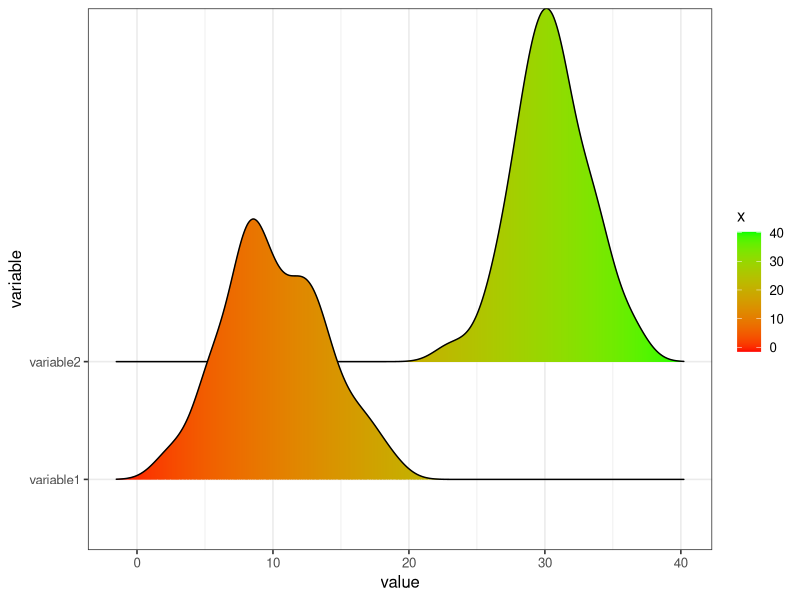
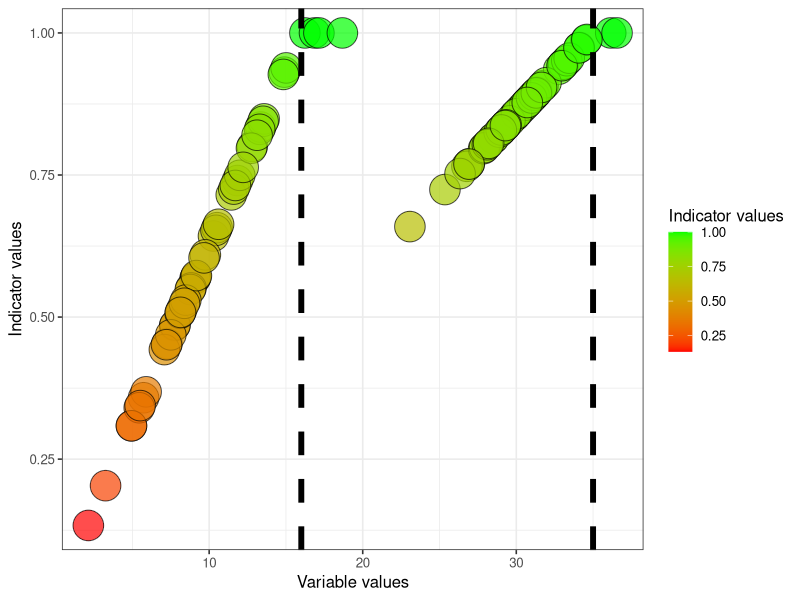
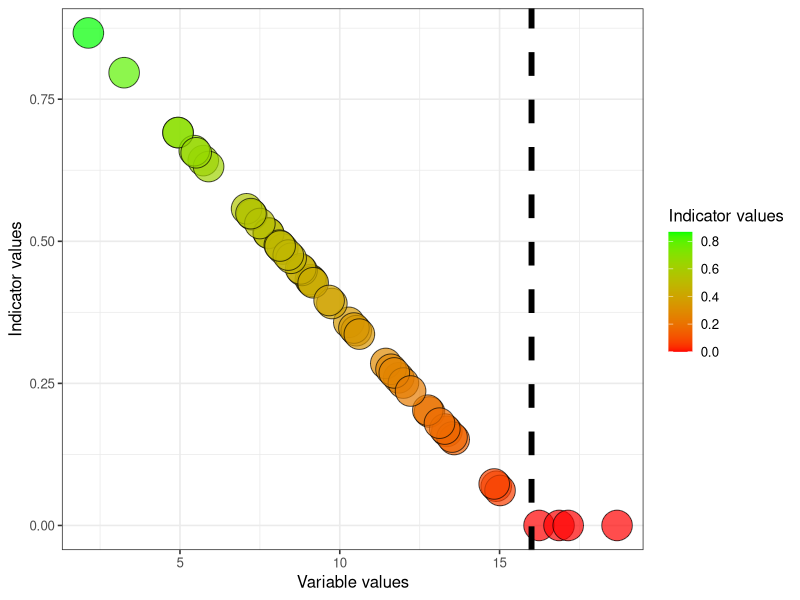
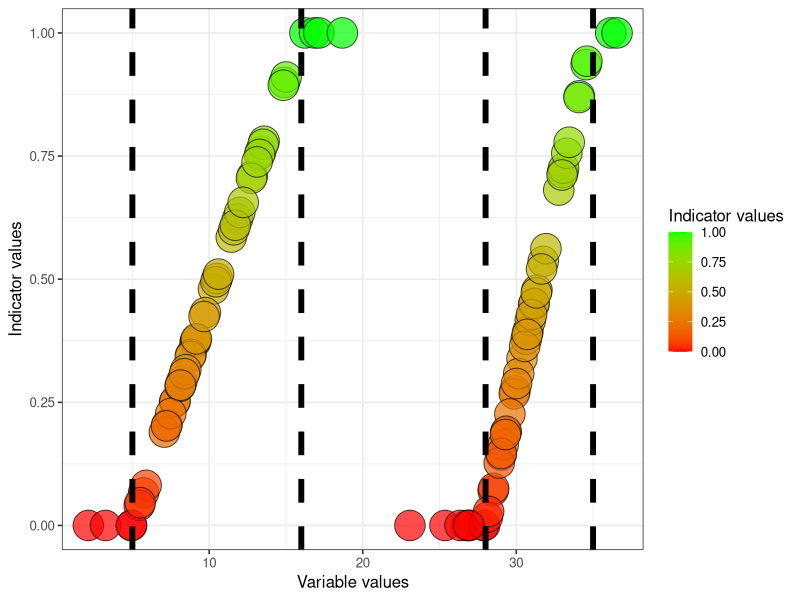
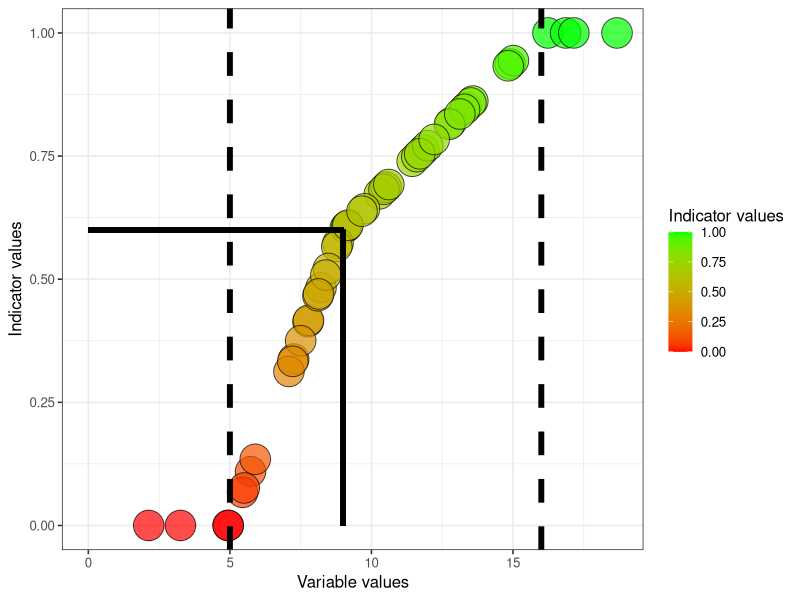
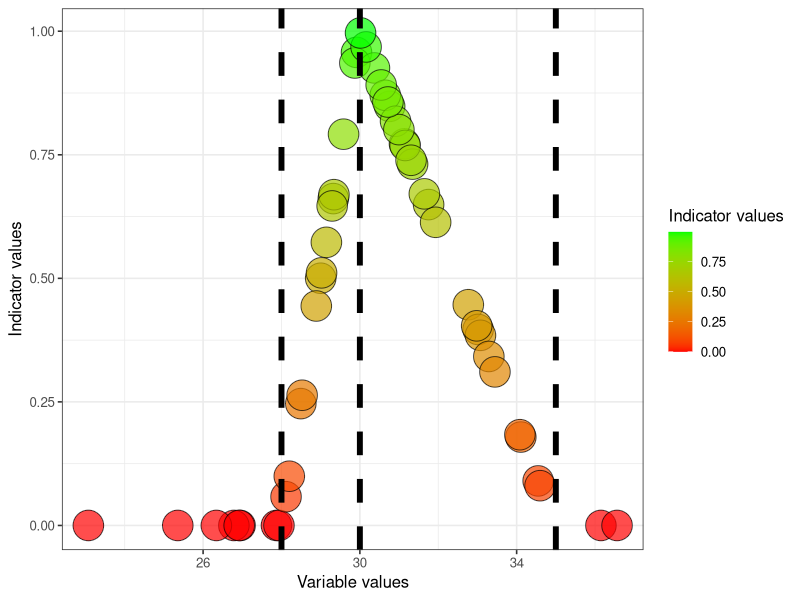
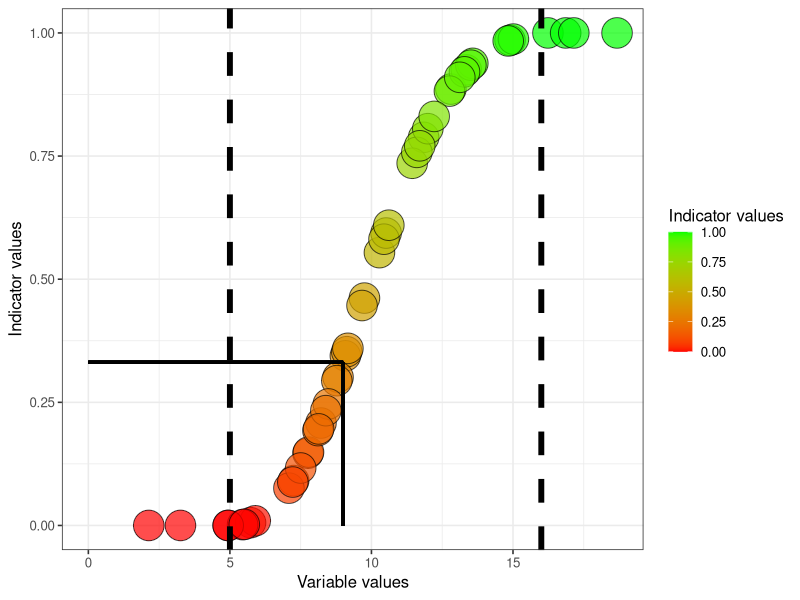
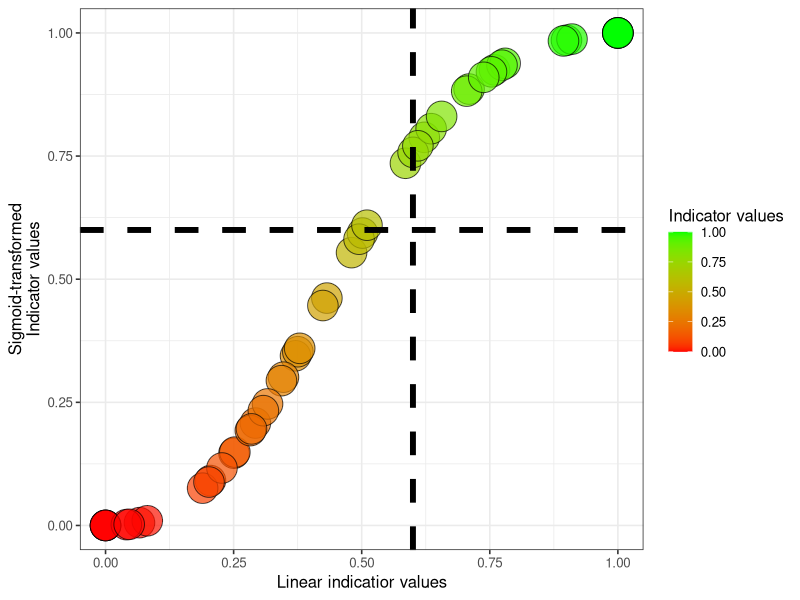

The R script that drew these images, in order:
## ---- chunk 1
library(ggplot2)
library(ggridges)
library(data.table)
theme_set(theme_bw(base_size = 12))
## ---- chunk 2
set.seed(123)
## ---- chunk 3
low <- "red"
high <- "green"
ridge <- geom_density_ridges_gradient(scale = 3, size = .3)
myColour <- "black"
mySize <- 10
myAlpha <- .7
myShape <- 21
## ---- chunk 4
dat <- data.frame(variable1 = rnorm(50, 10, 4), 
                  variable2 = rnorm(50, 30, 3))

temp <- data.table::melt(setDT(dat))

ggplot(temp,
       aes(x = value,
           y = variable,
           fill = stat(x)))+
  ridge+
  scale_fill_gradient(low = low, high = high)
## ---- chunk 5
dat$referenceHigh1 <- 16
dat$referenceHigh2 <- 35
## ---- chunk 6
dat$indicator1 <- dat$variable1/dat$referenceHigh1
dat$indicator1[dat$indicator1>1] <- 1

dat$indicator2 <- dat$variable2/dat$referenceHigh2
dat$indicator2[dat$indicator2>1] <- 1
## ---- chunk 7
temp <- melt(setDT(dat),
             measure.vars = c("indicator1", "indicator2"))
## ---- chunk 8
ggplot(dat)+
  geom_point(
    aes(x = variable1, y = indicator1, fill = indicator1),
             colour = myColour,
             size   = mySize,
             alpha  = myAlpha,
             shape  = myShape)+
  geom_vline(xintercept = dat$referenceHigh1[1],
             linetype = "dashed",
             size =2)+
  
  geom_point(aes(x = variable2, y = indicator2, fill = indicator2),
             colour = myColour,
             size   = mySize,
             alpha  = myAlpha,
             shape  = myShape)+
  geom_vline(xintercept = dat$referenceHigh2,
             linetype = "dashed",
             size =2)+
  ylab("Indicator values")+
  xlab("Variable values")+
  
  scale_fill_gradient("Indicator values", low = low, high = high)
## ---- chunk 9
ggplot(dat)+
  geom_point(
    aes(x = variable1, y = indicator1*(-1)+1, fill = indicator1*(-1)+1),
             colour = myColour,
             size   = mySize,
             alpha  = myAlpha,
             shape  = myShape)+
  geom_vline(xintercept = dat$referenceHigh1[1],
             linetype = "dashed",
             size =2)+
  
  ylab("Indicator values")+
  xlab("Variable values")+
  
  scale_fill_gradient("Indicator values", low = low, high = high)
## ---- chunk 10
dat$referenceLow1 <- 5
dat$referenceLow2 <- 28
## ---- chunk 11
dat$indicator1_LowHigh <- (dat$variable1-dat$referenceLow1)/(dat$referenceHigh1 - dat$referenceLow1)
dat$indicator1_LowHigh[dat$indicator1_LowHigh <0] <- 0
dat$indicator1_LowHigh[dat$indicator1_LowHigh >1] <- 1

dat$indicator2_LowHigh <- (dat$variable2-dat$referenceLow2)/(dat$referenceHigh2 - dat$referenceLow2)
dat$indicator2_LowHigh[dat$indicator2_LowHigh <0] <- 0
dat$indicator2_LowHigh[dat$indicator2_LowHigh >1] <- 1
## ---- chunk 12
ggplot(dat)+
  geom_point(
    aes(x = variable1, y = indicator1_LowHigh, fill = indicator1_LowHigh),
             colour = myColour,
             size   = mySize,
             alpha  = myAlpha,
             shape  = myShape)+
  geom_vline(xintercept = 16,
             linetype = "dashed",
             size =2)+
  geom_vline(xintercept = 5,
             linetype = "dashed",
             size =2)+
  
  geom_point(aes(x = variable2, y = indicator2_LowHigh, fill = indicator2_LowHigh),
             colour = myColour,
             size   = mySize,
             alpha  = myAlpha,
             shape  = myShape)+
  geom_vline(xintercept = 35,
             linetype = "dashed",
             size =2)+
  geom_vline(xintercept = 28,
             linetype = "dashed",
             size =2)+
  ylab("Indicator values")+
  xlab("Variable values")+
  
  scale_fill_gradient("Indicator values", low = low, high = high)
## ---- chunk 13
dat$thr1 <- 9
## ---- chunk 14
dat$indicator1_breakPoint <- ifelse(
  dat$variable1 < dat$thr1,
    ((dat$variable1-dat$referenceLow1)/(dat$thr1 - dat$referenceLow1))*(0.6-0)+0,
    ((dat$variable1-dat$thr1)/(dat$referenceHigh1 - dat$thr1))*(1-0.6)+0.6
  )

dat$indicator1_breakPoint[dat$indicator1_breakPoint<0] <- 0
dat$indicator1_breakPoint[dat$indicator1_breakPoint>1] <- 1

## ---- chunk 15
ggplot(dat)+
  geom_point(
    aes(x = variable1, y = indicator1_breakPoint, fill = indicator1_breakPoint),
             colour = myColour,
             size   = mySize,
             alpha  = myAlpha,
             shape  = myShape)+
  geom_vline(xintercept = dat$referenceHigh1[1],
             linetype = "dashed",
             size =2)+
  geom_vline(xintercept = dat$referenceLow1,
             linetype = "dashed",
             size =2)+
  geom_segment(aes(x = thr1, y = 0, xend = thr1, yend = 0.6),
               linetype="solid",
               size=1.5)+
  geom_segment(aes(x = 0, y = 0.6, xend = thr1, yend = 0.6),
               linetype="solid",
               size=1.5)+
  
  ylab("Indicator values")+
  xlab("Variable values")+
  
  scale_fill_gradient("Indicator values", low = low, high = high)
## ---- chunk 16
dat$referenceMid2 <- 30
## ---- chunk 17
dat$indicator2_twoSided <- ifelse(
  dat$variable2<dat$referenceMid2,
    (dat$variable2-dat$referenceLow2)/(dat$referenceMid2-dat$referenceLow2),
    ((dat$variable2-dat$referenceMid2)/(dat$referenceHigh2-dat$referenceMid2))*(-1)+1
  )

# truncating
dat$indicator2_twoSided[dat$indicator2_twoSided<0] <- 0
dat$indicator2_twoSided[dat$indicator2_twoSided>1] <- 1
## ---- chunk 18
ggplot(dat)+
  geom_point(
    aes(x = variable2, y = indicator2_twoSided, fill = indicator2_twoSided),
             colour = myColour,
             size   = mySize,
             alpha  = myAlpha,
             shape  = myShape)+
  geom_vline(xintercept = dat$referenceMid2[1],
             linetype = "dashed",
             size =2)+
  geom_vline(xintercept = dat$referenceLow2[1],
             linetype = "dashed",
             size =2)+
  geom_vline(xintercept = dat$referenceHigh2[1],
             linetype = "dashed",
             size =2)+
 
  ylab("Indicator values")+
  xlab("Variable values")+
  
  scale_fill_gradient("Indicator values", low = low, high = high)
## ---- chunk 19
dat$indicator1_sigmoid <- 100.68*(1-exp(-5*(dat$indicator1_LowHigh)^2.5))/100
## ---- chunk 20
sigmoid_thr <- 100.68*(1-exp(-5*((dat$thr1[1]-dat$referenceLow1[1])/(dat$referenceHigh1[1]-dat$referenceLow1[1]))^2.5))/100

## ---- chunk 21
ggplot(dat)+
  geom_point(
    aes(x = variable1, y = indicator1_sigmoid, fill = indicator1_sigmoid),
             colour = myColour,
             size   = mySize,
             alpha  = myAlpha,
             shape  = myShape)+
  
  geom_vline(xintercept = dat$referenceLow1[1],
             linetype = "dashed",
             size =2)+
  geom_vline(xintercept = dat$referenceHigh1[1],
             linetype = "dashed",
             size =2)+
  
  geom_segment(aes(x = thr1, y = 0, xend = thr1, yend = sigmoid_thr),
               linetype="solid",
               size=1)+
  geom_segment(aes(x = 0, y = sigmoid_thr, xend = thr1, yend = sigmoid_thr),
               linetype="solid",
               size=1)+
  
  
  ylab("Indicator values")+
  xlab("Variable values")+
  
  scale_fill_gradient("Indicator values", low = low, high = high)
## ---- chunk 22
ggplot(dat)+
  geom_point(
    aes(x = indicator1_LowHigh, y = indicator1_sigmoid, fill = indicator1_sigmoid),
             colour = myColour,
             size   = mySize,
             alpha  = myAlpha,
             shape  = myShape)+
  
  geom_vline(xintercept = 0.6,
             linetype = "dashed",
             size =2)+
   geom_hline(yintercept = 0.6,
             linetype = "dashed",
             size =2)+
  
  ylab("Sigmoid-transformed\nIndicator values")+
  xlab("Linear indicatior values")+
  
  scale_fill_gradient("Indicator values", low = low, high = high)
## ---- chunk 23
dat$indicator1_sigmoid_thr <- ifelse(
  dat$variable1<dat$thr1,
    ((dat$indicator1_sigmoid-0)/(sigmoid_thr-0))*(0.6-0)+0,
    ((dat$indicator1_sigmoid-sigmoid_thr)/(1-sigmoid_thr))*(1-0.6)+0.6
  )
ggplot(dat)+
  geom_point(
    aes(x = variable1, y = indicator1_sigmoid),
             fill   = "grey", 
             colour = myColour,
             size   = 5,
             alpha  = myAlpha,
             shape  = myShape)+
  
  geom_point(
    aes(x = variable1, y = indicator1_sigmoid_thr, fill = indicator1_sigmoid_thr),
             colour = myColour,
             size   = mySize,
             alpha  = myAlpha,
             shape  = myShape)+
  
  geom_vline(xintercept = dat$referenceLow1[1],
             linetype = "dashed",
             size =1)+
  geom_vline(xintercept = dat$referenceHigh1[1],
             linetype = "dashed",
             size =1)+
  
  geom_segment(aes(x = 0, y = sigmoid_thr, xend = thr1, yend = sigmoid_thr),
               linetype="solid",
               colour = "grey",
               size=1)+
  
  geom_segment(aes(x = thr1, y = 0, xend = thr1, yend = 0.6),
               linetype="solid",
               size=1)+
  geom_segment(aes(x = 0, y = 0.6, xend = thr1, yend = 0.6),
               linetype="solid",
               size=1)+
  
  
  ylab("Indicator values")+
  xlab("Variable values")+
  
  scale_fill_gradient("Indicator values", low = low, high = high)

## ---- chunk 24
dat$indicator1_expConvex <- dat$indicator1_LowHigh^0.5
dat$indicator1_expConcave <- dat$indicator1_LowHigh^2
## ---- chunk 25

ggplot(dat)+
  geom_point(
    aes(x = variable1, y = indicator1_expConvex, fill = indicator1_expConvex),
             colour = myColour,
             size   = mySize,
             alpha  = myAlpha,
             shape  = myShape)+
  geom_point(
    aes(x = variable1, y = indicator1_expConcave, fill = indicator1_expConcave),
             colour = myColour,
             size   = mySize,
             alpha  = myAlpha,
             shape  = myShape)+
  
  geom_vline(xintercept = dat$referenceLow1[1],
             linetype = "dashed",
             size =1)+
  geom_vline(xintercept = dat$referenceHigh1[1],
             linetype = "dashed",
             size =1)+
  ylab("Indicator values")+
  xlab("Variable values")+
  
  scale_fill_gradient("Indicator values", low = low, high = high)

